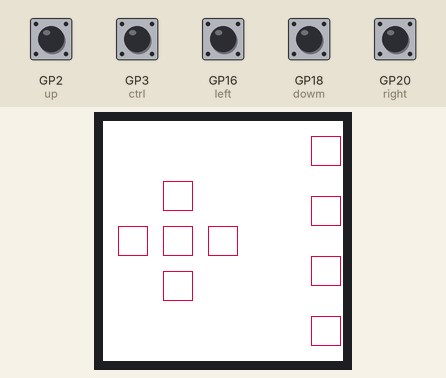
Recording of a program running on a simulated Raspberry Pi Pico running MicroPython. Parts: 240×240 colour display. The inputs (shaded band) are chosen by the test bench; at power-on: GP2 (up), GP3 (ctrl), GP16 (left), GP18 (dowm), GP20 (right) HIGH.

Above: at 1.2 s.
1.3 s: GP2 (up) pulled LOW for 0.15 s
At 1.37 s:
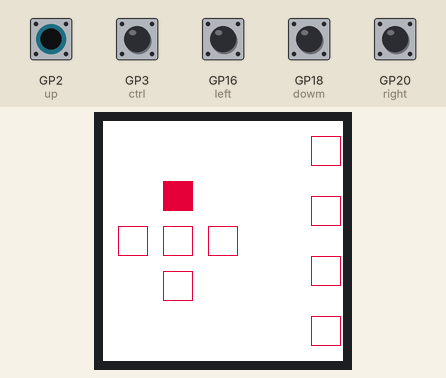
2.9 s: GP3 (ctrl) pulled LOW for 0.15 s
At 2.97 s:
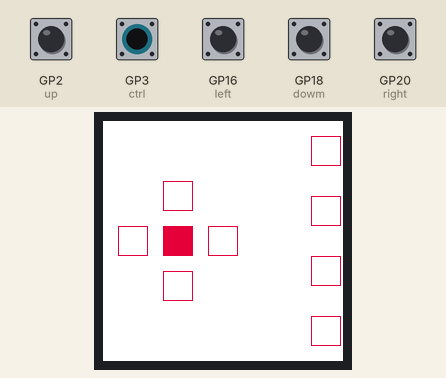
4.5 s: GP16 (left) pulled LOW for 0.15 s
At 4.57 s:
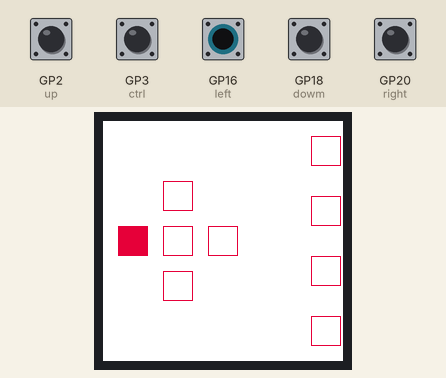
6.1 s: GP18 (dowm) pulled LOW for 0.15 s
At 6.17 s:
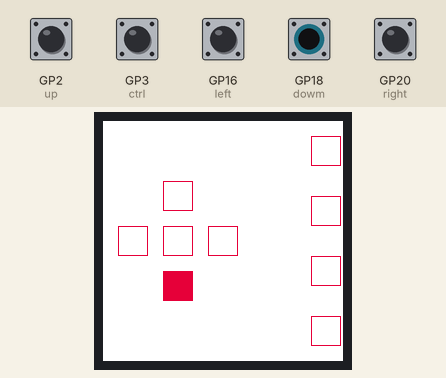
7.7 s: GP20 (right) pulled LOW for 0.15 s
At 7.77 s:
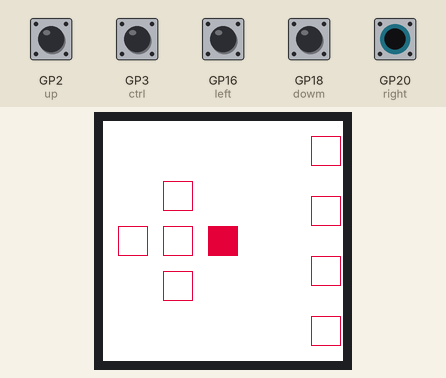
Timing chart, 0 to 10.3 s (numbered marks = the images above; inputs shaded):
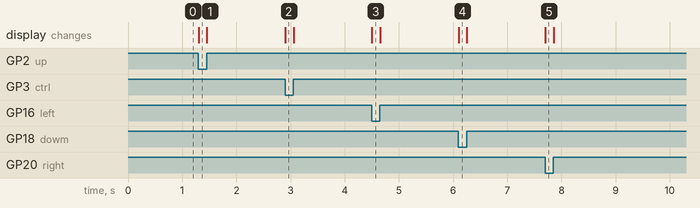

Measured:
- after the input at 1.3 s, the display: changes at once (image 1)
- after the input at 2.9 s, the display: changes at once (image 2)
- after the input at 4.5 s, the display: changes at once (image 3)
- after the input at 6.1 s, the display: changes at once (image 4)
- after the input at 7.7 s, the display: changes at once (image 5)

The program:

LCD_lib.py
```python
from machine import Pin,SPI,PWM
import framebuf
import time
import os

BL = 13
DC = 8
RST = 12
MOSI = 11
SCK = 10
CS = 9


class LCD_1inch3(framebuf.FrameBuffer):
    def __init__(self):
        self.width = 240
        self.height = 240

        self.cs = Pin(CS,Pin.OUT)
        self.rst = Pin(RST,Pin.OUT)

        self.cs(1)
        self.spi = SPI(1)
        self.spi = SPI(1,1000_000)
        self.spi = SPI(1,100000_000,polarity=0, phase=0,sck=Pin(SCK),mosi=Pin(MOSI),miso=None)
        self.dc = Pin(DC,Pin.OUT)
        self.dc(1)
        self.buffer = bytearray(self.height * self.width * 2)
        super().__init__(self.buffer, self.width, self.height, framebuf.RGB565)
        self.init_display()

        self.red   =   0x07E0
        self.green =   0x001f
        self.blue  =   0xf800
        self.white =   0xffff
        self.black =   0x0000

    def write_cmd(self, cmd):
        self.cs(1)
        self.dc(0)
        self.cs(0)
        self.spi.write(bytearray([cmd]))
        self.cs(1)

    def write_data(self, buf):
        self.cs(1)
        self.dc(1)
        self.cs(0)
        self.spi.write(bytearray([buf]))
        self.cs(1)

    def init_display(self):
        """Initialize display"""
        self.rst(1)
        self.rst(0)
        self.rst(1)

        self.write_cmd(0x36)
        self.write_data(0x70)

        self.write_cmd(0x3A)
        self.write_data(0x05)

        self.write_cmd(0xB2)
        self.write_data(0x0C)
        self.write_data(0x0C)
        self.write_data(0x00)
        self.write_data(0x33)
        self.write_data(0x33)

        self.write_cmd(0xB7)
        self.write_data(0x35)

        self.write_cmd(0xBB)
        self.write_data(0x19)

        self.write_cmd(0xC0)
        self.write_data(0x2C)

        self.write_cmd(0xC2)
        self.write_data(0x01)

        self.write_cmd(0xC3)
        self.write_data(0x12)

        self.write_cmd(0xC4)
        self.write_data(0x20)

        self.write_cmd(0xC6)
        self.write_data(0x0F)

        self.write_cmd(0xD0)
        self.write_data(0xA4)
        self.write_data(0xA1)

        self.write_cmd(0xE0)
        self.write_data(0xD0)
        self.write_data(0x04)
        self.write_data(0x0D)
        self.write_data(0x11)
        self.write_data(0x13)
        self.write_data(0x2B)
        self.write_data(0x3F)
        self.write_data(0x54)
        self.write_data(0x4C)
        self.write_data(0x18)
        self.write_data(0x0D)
        self.write_data(0x0B)
        self.write_data(0x1F)
        self.write_data(0x23)

        self.write_cmd(0xE1)
        self.write_data(0xD0)
        self.write_data(0x04)
        self.write_data(0x0C)
        self.write_data(0x11)
        self.write_data(0x13)
        self.write_data(0x2C)
        self.write_data(0x3F)
        self.write_data(0x44)
        self.write_data(0x51)
        self.write_data(0x2F)
        self.write_data(0x1F)
        self.write_data(0x1F)
        self.write_data(0x20)
        self.write_data(0x23)

        self.write_cmd(0x21)

        self.write_cmd(0x11)

        self.write_cmd(0x29)

    def show(self):
        self.write_cmd(0x2A)
        self.write_data(0x00)
        self.write_data(0x00)
        self.write_data(0x00)
        self.write_data(0xef)

        self.write_cmd(0x2B)
        self.write_data(0x00)
        self.write_data(0x00)
        self.write_data(0x00)
        self.write_data(0xEF)

        self.write_cmd(0x2C)

        self.cs(1)
        self.dc(1)
        self.cs(0)
        self.spi.write(self.buffer)
        self.cs(1)
# ========= End of Driver ===========

def colour(R,G,B):
# Get RED value
    rp = int(R*31/255) # range 0 to 31
    if rp < 0: rp = 0
    r = rp *8
# Get Green value - more complicated!
    gp = int(G*63/255) # range 0 - 63
    if gp < 0: gp = 0
    g = 0
    if gp & 1:  g = g + 8192
    if gp & 2:  g = g + 16384
    if gp & 4:  g = g + 32768
    if gp & 8:  g = g + 1
    if gp & 16: g = g + 2
    if gp & 32: g = g + 4
# Get BLUE value
    bp =int(B*31/255) # range 0 - 31
    if bp < 0: bp = 0
    b = bp *256
    colour = r+g+b
    print("RBG >",R,G,B, "Translated to > On Device Color System >", colour)
    return colour

def text(txt, txt_w, txt_h, txt_color):
    LCD.text(txt, txt_w, txt_h, color)

if __name__=='__main__':
    pwm = PWM(Pin(BL))
    pwm.freq(1000)
    pwm.duty_u16(32768)#max 65535

    LCD = LCD_1inch3()
    #color BRG
    LCD.fill(LCD.white)
    LCD.show()


    keyA = Pin(15,Pin.IN,Pin.PULL_UP)
    keyB = Pin(17,Pin.IN,Pin.PULL_UP)
    keyX = Pin(19 ,Pin.IN,Pin.PULL_UP)
    keyY= Pin(21 ,Pin.IN,Pin.PULL_UP)

    up = Pin(2,Pin.IN,Pin.PULL_UP)
    dowm = Pin(18,Pin.IN,Pin.PULL_UP)
    left = Pin(16,Pin.IN,Pin.PULL_UP)
    right = Pin(20,Pin.IN,Pin.PULL_UP)
    ctrl = Pin(3,Pin.IN,Pin.PULL_UP)

    while(1):
        if keyA.value() == 0:
            LCD.fill_rect(208,15,30,30,LCD.red)
        else :
            LCD.fill_rect(208,15,30,30,LCD.white)
            LCD.rect(208,15,30,30,LCD.red)


        if(keyB.value() == 0):
            LCD.fill_rect(208,75,30,30,LCD.red)
        else :
            LCD.fill_rect(208,75,30,30,LCD.white)
            LCD.rect(208,75,30,30,LCD.red)


        if(keyX.value() == 0):
            LCD.fill_rect(208,135,30,30,LCD.red)
        else :
            LCD.fill_rect(208,135,30,30,LCD.white)
            LCD.rect(208,135,30,30,LCD.red)

        if(keyY.value() == 0):
            LCD.fill_rect(208,195,30,30,LCD.red)
        else :
            LCD.fill_rect(208,195,30,30,LCD.white)
            LCD.rect(208,195,30,30,LCD.red)

        if(up.value() == 0):
            LCD.fill_rect(60,60,30,30,LCD.red)
        else :
            LCD.fill_rect(60,60,30,30,LCD.white)
            LCD.rect(60,60,30,30,LCD.red)

        if(dowm.value() == 0):
            LCD.fill_rect(60,150,30,30,LCD.red)
        else :
            LCD.fill_rect(60,150,30,30,LCD.white)
            LCD.rect(60,150,30,30,LCD.red)

        if(left.value() == 0):
            LCD.fill_rect(15,105,30,30,LCD.red)
        else :
            LCD.fill_rect(15,105,30,30,LCD.white)
            LCD.rect(15,105,30,30,LCD.red)

        if(right.value() == 0):
            LCD.fill_rect(105,105,30,30,LCD.red)
        else :
            LCD.fill_rect(105,105,30,30,LCD.white)
            LCD.rect(105,105,30,30,LCD.red)

        if(ctrl.value() == 0):
            LCD.fill_rect(60,105,30,30,LCD.red)
        else :
            LCD.fill_rect(60,105,30,30,LCD.white)
            LCD.rect(60,105,30,30,LCD.red)

        LCD.show()
    time.sleep(1)
    LCD.fill(0xFFFF)
```
